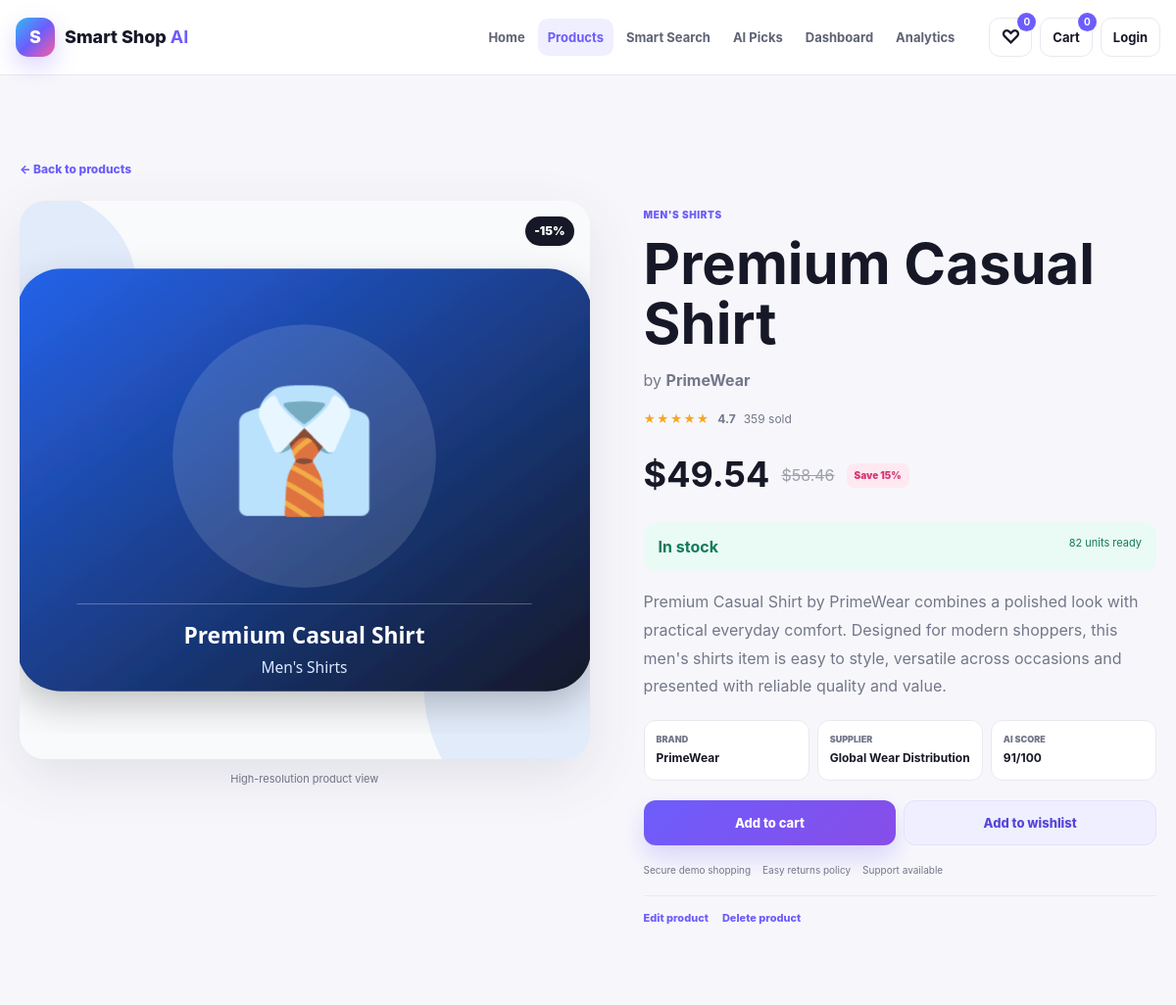
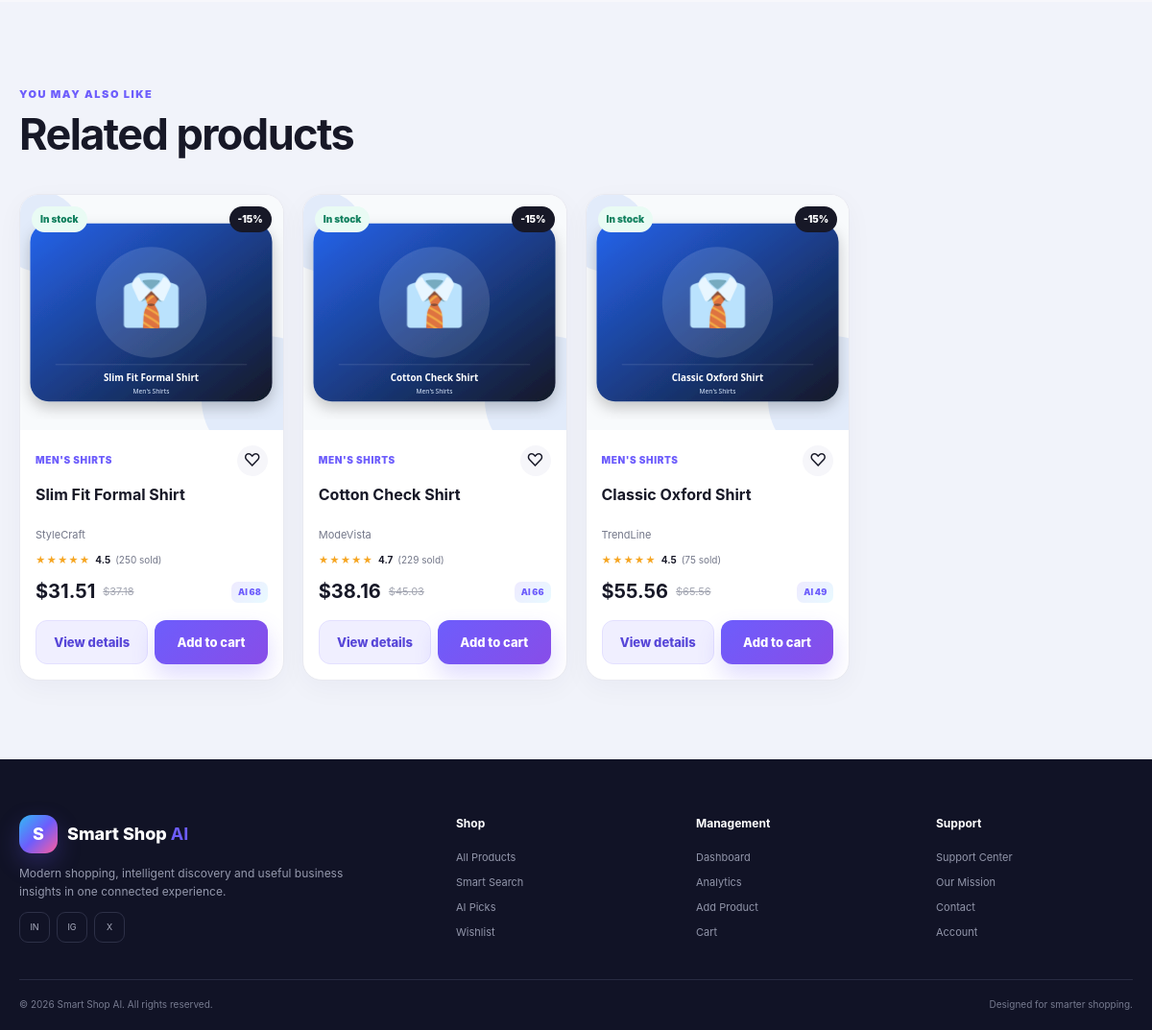
The app's page /product/2 with its own data (2 pictures, top to bottom).
### tables this page shows
CREATE TABLE products (
                product_id INTEGER PRIMARY KEY AUTOINCREMENT,
                name TEXT NOT NULL,
                category TEXT NOT NULL,
                brand TEXT DEFAULT '',
                price REAL NOT NULL DEFAULT 0,
                stock INTEGER NOT NULL DEFAULT 0,
                rating REAL NOT NULL DEFAULT 0,
                sales INTEGER NOT NULL DEFAULT 0,
                supplier TEXT DEFAULT '',
                links TEXT DEFAULT '',
                content TEXT DEFAULT '',
                description TEXT DEFAULT '',
                image TEXT DEFAULT '',
                created_at TEXT DEFAULT CURRENT_TIMESTAMP
            );

### app.py (the view)
@app.route("/product/<int:product_id>")
def product_detail(product_id):
    db = DatabaseManager()
    try:
        product = db.get_product(product_id)
        related = []
        if product:
            related = [p for p in db.search_and_filter("", product["category"], "featured") if p["product_id"] != product_id][:4]
    finally:
        db.close()
    if not product:
        return render_template("404.html"), 404
    return render_template("product_detail.html", product=product, related=related)

### app.py (called while the page is built, shortened)
def cart_map():
    raw = session.get("cart", {})
    if isinstance(raw, dict):
        clean = {}
        for key, value in raw.items():
            try:
                pid, qty = int(key), max(1, int(value))
                clean[pid] = qty
            except (TypeError, ValueError):
                continue
        return clean

def wishlist_ids():
    raw = session.get("wishlist", [])
    if not isinstance(raw, list):
        return []
    result = []
    return result

def ai_score(product):
    sales = int(product["sales"] or 0)
    rating = float(product["rating"] or 0)
    stock = int(product["stock"] or 0)
    sales_component = min(sales / 420, 1) * 45
    rating_component = min(rating / 5, 1) * 30
    availability_component = min(stock / 85, 1) * 25
    return round(sales_component + rating_component + availability_component)

@app.context_processor
def global_shop_data():
    cart = cart_map()
    wish = wishlist_ids()
    return {
        "cart_count": sum(cart.values()),
        "cart_map": cart,
        "wishlist_count": len(wish),
        "wishlist_ids": wish,
        "current_endpoint": request.endpoint or "",
        "ai_score": ai_score,
    }

@app.before_request
def startup():
    if not getattr(app, "_catalogue_ready", False):
        ensure_catalogue()
        app._catalogue_ready = True

### database/database.py (called while the page is built)
    def close(self) -> None:
        try:
            self.connection.close()
        except Exception:
            pass

    def get_product(self, product_id):
        return self.cursor.execute(
            "SELECT * FROM products WHERE product_id=?", (product_id,)
        ).fetchone()

### templates/product_detail.html (shortened to what this page needs)
{% extends "base.html" %}{% from "_macros.html" import product_card with context %}
{% block content %}
<section class="section"><div class="shell"><a class="back-link" href="{{ url_for('products') }}">&larr; Back to products</a><div class="detail-layout"><div class="detail-gallery reveal"><div class="detail-main-image"><img src="{{ url_for('static', filename='images/' + (product.image or 'product_1.svg')) }}" alt="{{ product.name }}"><span class="discount-badge big-discount">-15%</span></div><div class="gallery-note">High-resolution product view</div></div><div class="detail-copy reveal"><span class="category-tag">{{ product.category }}</span><h1>{{ product.name }}</h1><p class="brand-detail">by <b>{{ product.brand }}</b></p><div class="detail-rating"><span class="stars">&#9733;&#9733;&#9733;&#9733;&#9733;</span><b>{{ '%.1f'|format(product.rating) }}</b><span>{{ product.sales }} sold</span></div><div class="detail-price"><strong>${{ '%.2f'|format(product.price) }}</strong><del>${{ '%.2f'|format(product.price*1.18) }}</del><span>Save 15%</span></div><div class="stock-banner {% if product.stock <= 12 %}low{% endif %}">{% if product.stock > 0 %}<b>In stock</b><span>{{ product.stock }} units ready</span>{% else %}<b>Out of stock</b><span>Check back soon</span>{% endif %}</div><p class="detail-description">{{ product.description or product.content or 'A carefully selected fashion product from Smart Shop AI.' }}</p><div class="detail-facts"><div><span>Brand</span><b>{{ product.brand }}</b></div><div><span>Supplier</span><b>{{ product.supplier }}</b></div><div><span>AI Score</span><b>{{ ai_score(product) }}/100</b></div></div><div class="detail-actions"><a class="btn btn-primary btn-wide" href="{{ url_for('add_to_cart', product_id=product.product_id) }}">Add to cart</a><a class="btn btn-soft" href="{{ url_for('toggle_wishlist', product_id=product.product_id) }}">{% if product.product_id in wishlist_ids %}Saved to wishlist{% else %}Add to wishlist{% endif %}</a></div><div class="policy-row"><span>Secure demo shopping</span><span>Easy returns policy</span><span>Support available</span></div><div class="manage-row"><a href="{{ url_for('edit_product', product_id=product.product_id) }}">Edit product</a><form method="POST" action="{{ url_for('delete_product', product_id=product.product_id) }}" onsubmit="return confirm('Delete this product?')"><button type="submit">Delete product</button></form></div></div></div></div></section>
{% if related %}<section class="section section-tint"><div class="shell"><div class="section-head"><div><span class="kicker">YOU MAY ALSO LIKE</span><h2>Related products</h2></div></div><div class="product-grid">{% for p in related %}{{ product_card(p) }}{% endfor %}</div></div></section>{% endif %}
{% endblock %}

### templates/_macros.html
{% macro product_card(product) %}
<article class="product-card reveal">
  <a class="product-media" href="{{ url_for('product_detail', product_id=product.product_id) }}">
    <img src="{{ url_for('static', filename='images/' + (product.image or 'product_1.svg')) }}" alt="{{ product.name }}" loading="lazy">
    <span class="product-badge {% if product.stock <= 12 %}badge-danger{% endif %}">{% if product.stock <= 0 %}Out of stock{% elif product.stock <= 12 %}Low stock{% else %}In stock{% endif %}</span>
    <span class="discount-badge">-15%</span>
  </a>
  <div class="product-copy">
    <div class="product-topline"><span class="category-tag">{{ product.category }}</span><a class="heart {% if product.product_id in wishlist_ids %}saved{% endif %}" href="{{ url_for('toggle_wishlist', product_id=product.product_id) }}" aria-label="Toggle wishlist">&#9825;</a></div>
    <h3><a href="{{ url_for('product_detail', product_id=product.product_id) }}">{{ product.name }}</a></h3>
    <p class="brand-line">{{ product.brand }}</p>
    <div class="rating-row"><span class="stars">&#9733;&#9733;&#9733;&#9733;&#9733;</span><b>{{ '%.1f'|format(product.rating) }}</b><span>({{ product.sales }} sold)</span></div>
    <div class="price-row"><strong>${{ '%.2f'|format(product.price) }}</strong><del>${{ '%.2f'|format(product.price * 1.18) }}</del><span class="ai-pill">AI {{ ai_score(product) }}</span></div>
    <div class="card-actions"><a class="btn btn-soft" href="{{ url_for('product_detail', product_id=product.product_id) }}">View details</a><a class="btn btn-primary" href="{{ url_for('add_to_cart', product_id=product.product_id) }}">Add to cart</a></div>
  </div>
</article>
{% endmacro %}

### records on screen
products: image (picture), category "MEN'S SHIRTS", name "Premium Casual Shirt", brand "PrimeWear", rating "4.7", sales "359", price "49.54", product.price*1.18 "58.46", stock "82", description "Premium Casual Shirt by PrimeWear combines a polished look with practical everyday comfort. Designed for modern shoppers, this men's shirts item is easy to style, versatile across occasions and presented with reliable quality and value.", supplier "Global Wear Distribution"
products: image (picture), stock "In stock", category "MEN'S SHIRTS", name "Slim Fit Formal Shirt", brand "StyleCraft", rating "4.5", sales "250", price "31.51", product.price*1.18 "37.18", ai_score "68"
products: image (picture), stock "In stock", category "MEN'S SHIRTS", name "Cotton Check Shirt", brand "ModeVista", rating "4.7", sales "229", price "38.16", product.price*1.18 "45.03", ai_score "66"
products: image (picture), stock "In stock", category "MEN'S SHIRTS", name "Classic Oxford Shirt", brand "TrendLine", rating "4.5", sales "75", price "55.56", product.price*1.18 "65.56", ai_score "49"

### other values on screen
{{ wishlist_count }} "0"
{{ cart_count }} "0"
{{ ai_score(product) }} "91"
